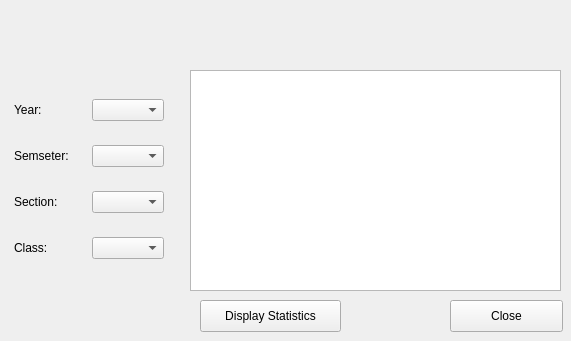
<?xml version="1.0" encoding="UTF-8"?>
<ui version="4.0">
 <class>GradeBookGUI</class>
 <widget class="QWidget" name="GradeBookGUI">
  <property name="geometry">
   <rect>
    <x>0</x>
    <y>0</y>
    <width>571</width>
    <height>341</height>
   </rect>
  </property>
  <property name="windowTitle">
   <string>GradeBookGUI</string>
  </property>
  <widget class="QTableWidget" name="tableWidget">
   <property name="geometry">
    <rect>
     <x>190</x>
     <y>70</y>
     <width>371</width>
     <height>221</height>
    </rect>
   </property>
  </widget>
  <widget class="QPushButton" name="pushButton">
   <property name="geometry">
    <rect>
     <x>450</x>
     <y>300</y>
     <width>113</width>
     <height>32</height>
    </rect>
   </property>
   <property name="text">
    <string>Close</string>
   </property>
  </widget>
  <widget class="QPushButton" name="pushButton_2">
   <property name="geometry">
    <rect>
     <x>200</x>
     <y>300</y>
     <width>141</width>
     <height>32</height>
    </rect>
   </property>
   <property name="text">
    <string>Display Statistics</string>
   </property>
  </widget>
  <widget class="QWidget" name="">
   <property name="geometry">
    <rect>
     <x>3</x>
     <y>70</y>
     <width>172</width>
     <height>221</height>
    </rect>
   </property>
   <layout class="QGridLayout" name="gridLayout">
    <item row="0" column="0">
     <widget class="QLabel" name="label">
      <property name="text">
       <string>Year:</string>
      </property>
     </widget>
    </item>
    <item row="0" column="1">
     <widget class="QComboBox" name="comboBox_2"/>
    </item>
    <item row="1" column="0">
     <widget class="QLabel" name="label_2">
      <property name="text">
       <string>Semseter:</string>
      </property>
     </widget>
    </item>
    <item row="1" column="1">
     <widget class="QComboBox" name="comboBox_3"/>
    </item>
    <item row="2" column="0">
     <widget class="QLabel" name="label_4">
      <property name="text">
       <string>Section:</string>
      </property>
     </widget>
    </item>
    <item row="2" column="1">
     <widget class="QComboBox" name="comboBox_4"/>
    </item>
    <item row="3" column="0">
     <widget class="QLabel" name="label_3">
      <property name="text">
       <string>Class:</string>
      </property>
     </widget>
    </item>
    <item row="3" column="1">
     <widget class="QComboBox" name="comboBox_5"/>
    </item>
   </layout>
  </widget>
 </widget>
 <layoutdefault spacing="6" margin="11"/>
 <resources/>
 <connections/>
</ui>
